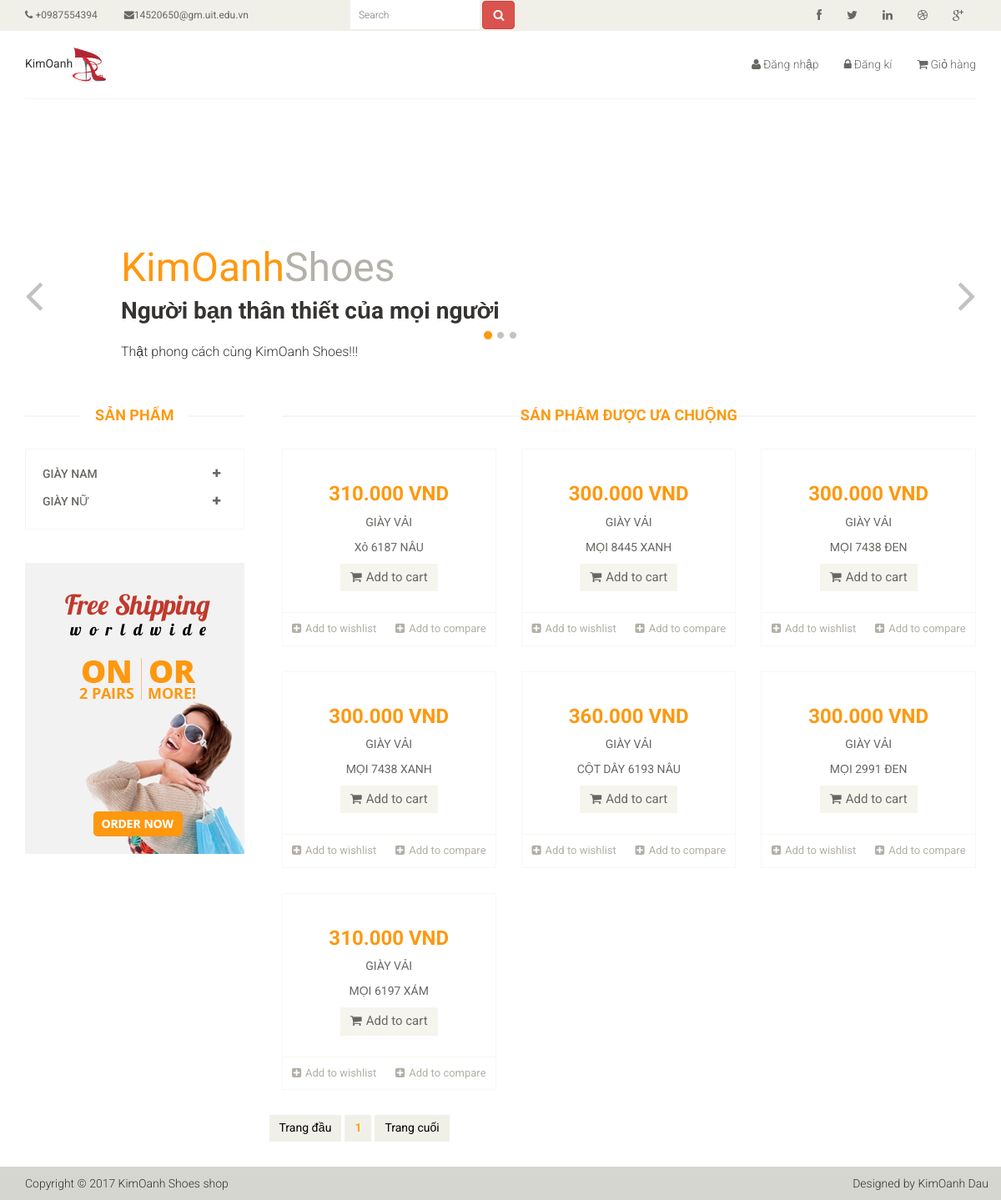
/catalog/giay_vai.php, run on the app's committed database.
### tables this page shows
CREATE TABLE `sanpham` (
  `MaSanPham` char(10) NOT NULL,
  `TenSanPham` varchar(30) NOT NULL,
  `GiaSanPham` int(7) NOT NULL,
  `LoaiSanPham` varchar(3) NOT NULL,
  `KieuSanPham` varchar(20) NOT NULL,
  `HinhAnh` varchar(100) NOT NULL
);

### catalog/giay_vai.php (the view, shortened to what this page needs)
<?php
	require '../upload/database_config.php';
							$per_page = 15;
							$catalog_name = 'vai';
							$catalog_url='giay_vai.php';
								$sql_result_count = "SELECT MaSanPham FROM sanpham WHERE KieuSanPham like'%$catalog_name%'";
								$result_count = $conn->query($sql_result_count);
								$count = $result_count->num_rows;
								if(isset($_GET["page"])){
									$page = $_GET["page"];
								}
								else $page = 1;
								if($page == "" || $page < "1" || $page == "1"){
									$page_num = 0;
								}else if($page > ceil($count/$per_page)){
									$page_num = ceil($count/$per_page);
								}else{
									$page_num = ($page*$per_page) - $per_page;
								}
								$num_of_page = ceil($count/$per_page);
								$sql = "SELECT MaSanPham, TenSanPham, KieuSanPham, GiaSanPham, HinhAnh
										FROM sanpham
										WHERE KieuSanPham like '%$catalog_name%'
										ORDER BY MaSanPham DESC
										LIMIT $page_num , $per_page";
										$result = $conn->query($sql);
												while($row = $result->fetch_assoc()) {
												echo '<div class="col-sm-4"><div class="product-image-wrapper"><div class="single-products"><div class="productinfo text-center">';
												echo '<h2>'.$row['GiaSanPham'].'.000 VND</h2>';
												echo '<p>'.$row['KieuSanPham'].'</p>';
												echo '<p>'.$row['TenSanPham'].'</p>';
												echo '<a href="#" class="btn btn-default add-to-cart"><i class="fa fa-shopping-cart"></i>Add to cart</a></div><div class="product-overlay"><div class="overlay-content">';
												echo '<a href="../upload/addcart.php?item='.$row['MaSanPham'].'" class="btn btn-default add-to-cart"><i class="fa fa-shopping-cart"></i>Add to cart</a></div></div></div><div class="choose"><ul class="nav nav-pills nav-justified"><li><a href="#"><i class="fa fa-plus-square"></i>Add to wishlist</a></li><li><a href="#"><i class="fa fa-plus-square"></i>Add to compare</a></li></ul></div></div></div>';
											}
								echo "</div><div class='row'><ul class='pagination alg-right-pad'>";
								echo '<li><a href="'.$catalog_url.'?page=1">Trang đầu</a></li>';
								if($page >= 2){
									$i = $page;
								}
								else $i = 1;
								for($i; $i<$page + 4 && $i <= $num_of_page ;$i++){
									echo '<li><a href="'.$catalog_url.'?page='.$i.'"> ';
									if($i == $page){
										echo '<strong style="color:orange">'.$i.'</strong>';
									}
									else
										echo $i;
									echo' </a></li>';
							}
							echo '<li><a href="'.$catalog_url.'	?page='.$num_of_page.'">Trang cuối</a></li>';
							echo "</ul></div>";
?>

### data on the page
sanpham: GiaSanPham "310", KieuSanPham "GIÀY VẢI", TenSanPham "Xỏ 6187 NÂU"
sanpham: GiaSanPham "300", KieuSanPham "GIÀY VẢI", TenSanPham "MỌI 8445 XANH"
sanpham: GiaSanPham "300", KieuSanPham "GIÀY VẢI", TenSanPham "MỌI 7438 ĐEN"
sanpham: GiaSanPham "300", KieuSanPham "GIÀY VẢI", TenSanPham "MỌI 7438 XANH"
sanpham: GiaSanPham "360", KieuSanPham "GIÀY VẢI", TenSanPham "CỘT DÂY 6193 NÂU"
sanpham: GiaSanPham "300", KieuSanPham "GIÀY VẢI", TenSanPham "MỌI 2991 ĐEN"
sanpham: GiaSanPham "310", KieuSanPham "GIÀY VẢI", TenSanPham "MỌI 6197 XÁM"
